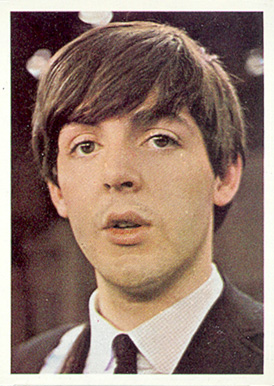
#> input picture mccartney_color_noisy.jpg, 274 x 386 px
$ jupyter execute --allow-errors 'Basics of Computer Vision using OpenCV.ipynb'   (older library calls are emulated)
#> lines starting #> are read from the running program, lines starting #| are printed output that depends on the picture; after the words box and inside, x2 and y2 are one past the last pixel; in counts of white or black regions, pixels touching at a corner belong together
## Basics of Computer Vision: an interactive tutorial using OpenCV

Computer vision is a sector of artificial intelligence that is concerned with making computers capable of ‘understanding’ visual content. On the surface, the process of how we see the world and how computers perceive it are very similar. Our eyes act as visual inputs to our brain by receiving light and translating it into electrical pulses. The brain is required to process these electrical pulses to produce an image.

Computers do not ‘see’ images just like our eyes do not ‘see’ the world.  Similarly to how our brain operates, computers receive electrical pulses that are converted to bits of information. The major difference is that the human brain is much more powerful than computers, especially in terms of analytical reasoning. Computers are not able to naturally ‘understand’ things. That is one of the reasons why we have developed a field of artificial intelligence and why computer vision is an important component of the field.

In this tutorial we will first start by having an overview of the composition of an image and what kind of data we can extract from it. Afterwards we will move to basic operations we can conduct on images. We will then look into feature isolation and extraction. Finally we will end with a discussion on real world applications of computer vision, what the future might entail, and available resources for further learning.

## Prerequisites

***Knowledge***
* Basic understanding of matrices
* Basic knowledge on statistics
* Familiarity with Python & programming

***Software***
* Anaconda distribution (includes Python, Jupyter Notebook, etc.)
* Python 3.6.3
* OpenCV-python 3.4.3.18
* Jupyter
* Numpy 1.15.4

## Properties of an Image

Images are represented by a matrix for each primary color. RGB (red blue green) is the convention for color representation, but in OpenCV they use the BGR order. The individual values in these matrices go from 0 to 255 to represent color intensity, where 0 means no color and 255 is the maximum brightness. An isolated bright blue pixel could be represented by (255, 0, 0), a green one by (0, 255, 0), red by (0, 0, 255), and all other colors by a combination of the three values, such as purple (240, 32, 160).

Since we have three color, we're able to seperate the picture into its individual color components. These individual matrices are called color channels. This can be a useful operation when we're trying to work with a specific color.

[cell 1]
import cv2
import numpy as np

# download this image at: http://www.vintagecardprices.com/pics/3287/189069.jpg
img = cv2.imread('mccartney_color_noisy.jpg')
#> img is the input picture: shape (386, 274, 3); mean B, G, R 110.7, 122.1, 147

# adjust if neccessary for your own screen using fx & fy
img = cv2.resize(img, None, fx=0.8, fy=0.8)
#> img: shape (309, 219, 3)

# B G R values at the top left corner
#> (the rest of this cell did not finish here and is left out)

### Grayscale

It might come as a surprise, but images are often converted to grayscale when doing computer vision. The reasoning is that color information doesn’t play a big factor in analyzing most images. For example, if we are trying to find edges around an object, we would look at a difference of intensity from one pixel to the other, which is independent of color composition. Given that we are converting from a 3 color matrix to a single color channel (gray), we are also removing data that might be irrelevant, thus increasing the speed of our computation. This becomes essential when working with big projects such as neural networks.

To allow users to better view the results of this tutorial, we will be avoiding converting to grayscale unless required.

### Histogram

Histograms are a good way of getting information from an image. We can tell if the image is well balanced in terms of contrast levels, we can get an idea of the saturation levels, etc. One of the practical outcomes from using histograms is that it can indicate to us when there's an imbalance (gray levels for example) that can potentially be corrected. Histograms can also help us determine an appropriate threshold value when converting an image to black and white (binary).

A popular library used to create histograms is matplotlib. Since this tutorial will be focusing on OpenCV, and to avoid introducing another library/dependency, we will skip the analysis of histograms in this tutorial. Resources for further reading on histograms and image analysis are provided in the last section of this tutorial.

[cell 2]
import cv2
import numpy as np

# download this image here:
# https://us.123rf.com/450wm/annasea/annasea1705/annasea170500668/78910522-without-words-handwritten-text-on-blue-and-white-striped-background-vector-.jpg?ver=6
img_original = cv2.imread('text_color_bad_res.jpg')
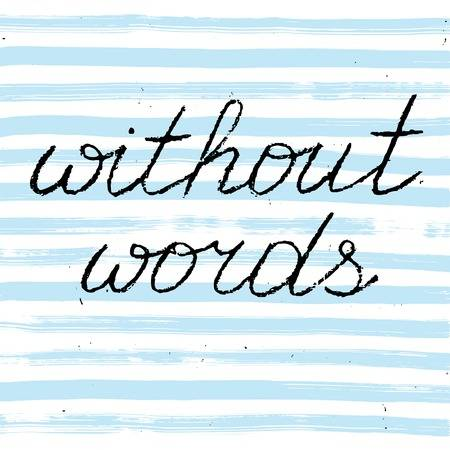
#> input picture text_color_bad_res.jpg, 450 x 450 px
#> img_original is the input picture: shape (450, 450, 3); mean B, G, R 238, 232.8, 217.7

# resize to fit your screen using fx and fy parameters
img_original = cv2.resize(img_original, None, fx=0.6, fy=0.6)
#> img_original: shape (270, 270, 3)

# grayscale conversion
img_grayscale = cv2.cvtColor(img_original, cv2.COLOR_BGR2GRAY)

# we use 100 as our manually picked value for this threshold example
ret_val, img_th = cv2.threshold(img_grayscale, 100, 255, cv2.THRESH_BINARY)
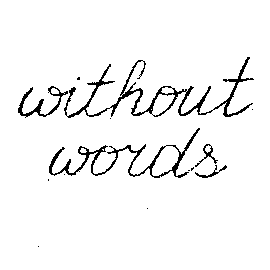
#> img_th: shape (270, 270); 95.6% white; black in thin lines or dots, all inside (x1, y1, x2, y2) = (18, 57, 254, 247)

'''
Adaptive gaussian thresholding
The last two parameters (11 and 2) are the blockSize and C (constant) parameters.
blockSize: Size of a pixel neighborhood that is used to calculate a threshold value
C: Constant subtracted from the mean or weighted mean
We will understand the importance of neighbouring pixels when we go over
what filters/kernels are in the next section.
'''
img_athg = cv2.adaptiveThreshold(img_grayscale, 255, cv2.ADAPTIVE_THRESH_GAUSSIAN_C,\
            cv2.THRESH_BINARY, 21, 29)
#> img_athg: shape (270, 270); 94.9% white; black in thin lines or dots

# put grayscale, threshold and adaptive threshold images next to each other
compare_imgs = np.hstack((img_grayscale, img_th, img_athg))

# show comparisons and original image
cv2.imshow('original_image', img_original)
cv2.imshow('gray_and_binary', compare_imgs)

# press any key to close the opened image frames
cv2.waitKey(0)
cv2.destroyAllWindows()

## Image Operations

OpenCV allows us to do a lot of basic image operations such as drawing over images, adding text, etc. But in this tutorial, we will be focusing on some of the more interesting operations that are commonly used in computer vision.

### Morphological Operations

"Morphology is a branch of biology dealing with the study of the form and structure of organisms and their specific structural features."  *Morphology (biology) - Wikipedia*

In computer vision, morphological operations consist of the modification of an image depending on a provided structure (shape) and the chosen operation. The main two operations are dilation and erosion. Dilation is the process of expanding an existing shape. Erosion is the reverse operation. The provided structure determines the amount of dilation or erosion.

For example, lets say we have a simple binary image (0 = white, 1 = black) that is represented by the following array: [1 0 0 1 1 0 0 0 1 0]. Lets further assume we will use the following structure for our operations: [0 1 1]. In both operations, we place the center of our structure on the existing black pixels of the original image.

In dilation, we add the structure (results > 1 stay as 1) and produce the following result:
[1 1 0 1 1 1 0 0 1 1]. We can see that it has effectively expanded (dilated) our image.

In erosion, we only keep the pixels if they can fit the whole structure using their neighbouring pixels. We get the following result: [0 0 0 1 0 0 0 0 0 0]. The 4th pixel is kept since it the pixel to its left was 0 and the pixel to the right was a 1, thus matching the shape of [0 1 1]. The following pixel was however discarded since it did not fit the shape. We can see that this effectively reduces (erodes) our image.

*** In OpenCV, the foreground is actually considered to be white pixels instead of black pixels like shown in my above example, so dilation would expand white pixels (0) and erosion would reduce them. Due to this, I will invert the example image used below before doing the morphologlical operations, such that black pixels become white. In the end I will revert them back to their original white and black pixels. ***

[cell 3]
import cv2
import numpy as np

# download this image here:
# https://us.123rf.com/450wm/annasea/annasea1705/annasea170500668/78910522-without-words-handwritten-text-on-blue-and-white-striped-background-vector-.jpg?ver=6
img_original = cv2.imread('text_color_bad_res.jpg')

# resize to fit your screen using fx and fy parameters
img_original = cv2.resize(img_original, None, fx=0.8, fy=0.8)
#> img_original: shape (360, 360, 3)

# color -> grayscale -> inverted binary (white=black, black=white)
img_grayscale = cv2.cvtColor(img_original, cv2.COLOR_BGR2GRAY)
#> img_grayscale: shape (360, 360)
ret_val, img_binary = cv2.threshold(img_grayscale, 100, 255, cv2.THRESH_BINARY_INV)
#> img_binary: shape (360, 360); 4.4% white; 22 white regions (15 under 20 px), largest, box (x1, y1, x2, y2) and area: (86, 76, 338, 158) 2728, (65, 170, 267, 238) 1869, (24, 115, 91, 157) 630

# we will use a cross shape for our structuring element
shape = cv2.getStructuringElement(cv2.MORPH_CROSS, (3,3))
print(shape)

# dilation and erosion operations
img_dilation = cv2.dilate(img_binary, shape, iterations=1)
#> img_dilation: shape (360, 360); 6.9% white; 11 white regions (8 under 20 px), largest, box (x1, y1, x2, y2) and area: (23, 75, 339, 159) 5343, (64, 169, 303, 239) 3566, (102, 101, 108, 108) 34
img_erosion = cv2.erode(img_binary, shape, iterations=1)
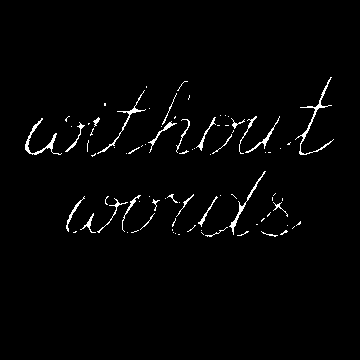
#> img_erosion: shape (360, 360); 1.9% white in thin lines or dots, all inside (x1, y1, x2, y2) = (25, 77, 334, 237)

# converting back to original binary colors
ret_val, img_binary = cv2.threshold(img_binary, 100, 255, cv2.THRESH_BINARY_INV)
ret_val, img_dilation = cv2.threshold(img_dilation, 100, 255, cv2.THRESH_BINARY_INV)
ret_val, img_erosion = cv2.threshold(img_erosion, 100, 255, cv2.THRESH_BINARY_INV)

# show images side by side (erosion, original, dilation)
compare_imgs = np.hstack((img_erosion, img_binary, img_dilation))
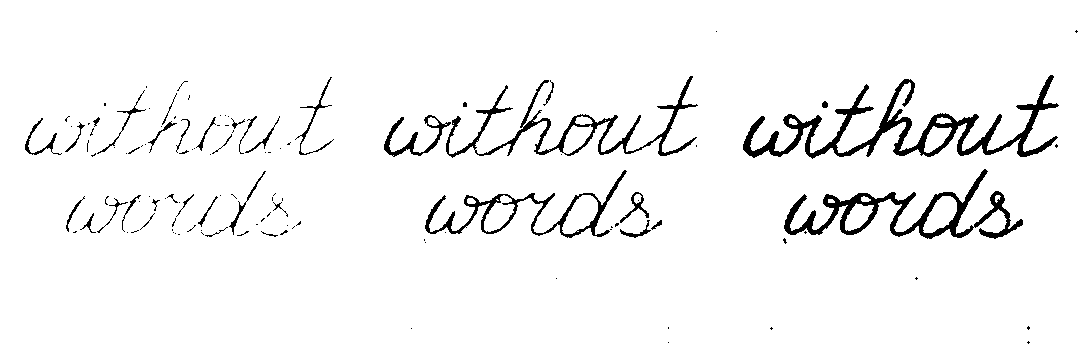
#> compare_imgs: shape (360, 1080); 95.6% white; 120 black regions (83 under 20 px), largest, box (x1, y1, x2, y2) and area: (743, 75, 1059, 159) 5343, (784, 169, 1023, 239) 3566, (446, 76, 698, 158) 2728
cv2.imshow('morphological_operations', compare_imgs)

# press any key to close the opened image frames
cv2.waitKey(0)
cv2.destroyAllWindows()

### Filters \ Kernels

As we have seen in the introduction, images are represented by pixel matrices. A kernel (also known as a filter) is a matrix composed of weights that is used to modify images. Essentially, a kernel can be viewed as a window that moves pixel to pixel and modifies the central pixel by applying its (the kernel’s) weights to all the pixels inside the window and assigning the resulting sum to the central pixel. Since a kernel needs a neighbourhood around the pixel it is operating on (the central pixel), the width (x-dimension) and height (y-dimension) of a kernel has to be odd (3x3, 3x5, 9x3, etc). It is also important to note that as a kernel is being applied, it is assigning the resulting pixels to a new matrix in order to not modify the original image as it is being operated on.

The values (weights) inside the kernel depend on what effect we are trying to achieve. For example, a simple blur could be done by having a 3x3 kernel composed of (1/9) weights. This kernel would pass through each pixel and modify it to be the average of the surrounding 3x3 window (neighbourhood). The resulting image would be a blurry version of its previous self.

In general, smoothing/blurring an image can remove unwanted noise, but in turn diminishes the level of detail in the image. The effectiveness of a filter depends on the image and what we are trying to accomplish. In this tutorial we will show how to apply a Gaussian blur and a bilateral filter.

[cell 4]
import cv2
import numpy as np

# download this image at: http://www.vintagecardprices.com/pics/3287/189069.jpg
img = cv2.imread('mccartney_color_noisy.jpg')

# resize to fit your screen using fx and fy parameters
img = cv2.resize(img, None, fx=0.8, fy=0.8)

'''
The weight values in the Gaussian blur kernel is determined by
the standard deviation.The idea is to associate more importance (weight)
to the pixels that are more relevant (close) to the central pixel.

'''
img_gb1 = cv2.GaussianBlur(img, (3, 3), 0)
img_gb2 = cv2.GaussianBlur(img, (5, 5), 0)
img_gb3 = cv2.GaussianBlur(img, (7, 7), 0)

'''
A bilateral filter smooths an image but tries to perserve edges.
This is done by not only taking into account the distance of the neighbouring
pixels (Gaussian blur), but also their similarity (color intensity, etc).

'''
img_bf1 = cv2.bilateralFilter(img, 3, 31, 31)
img_bf2 = cv2.bilateralFilter(img, 7, 31, 31)
img_bf3 = cv2.bilateralFilter(img, 11, 31, 31)

# put images side by side for easy comparison
compare_gb = np.hstack((img, img_gb1, img_gb2, img_gb3))
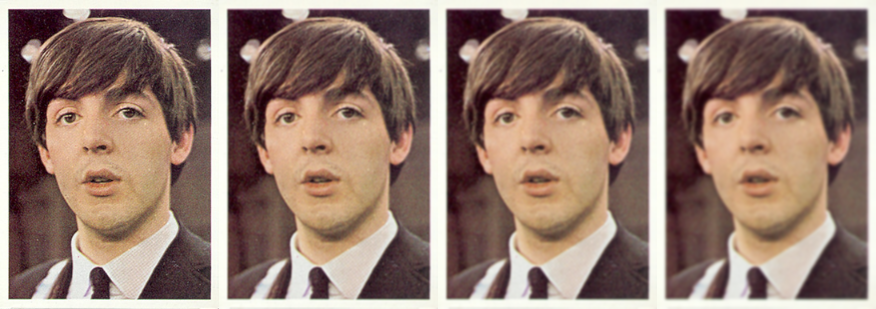
#> compare_gb: shape (309, 876, 3); mean B, G, R 110.7, 122.1, 147
compare_bf = np.hstack((img, img_bf1, img_bf2, img_bf3))

# show images
cv2.imshow('gaussian_blur', compare_gb)
cv2.imshow('bilateral_filter', compare_bf)

# press any key to close the opened image frames
cv2.waitKey(0)
cv2.destroyAllWindows()

## Feature Detection

Our eyes are naturally drawn to interesting focal points in the world around us. In computer vision, we try to emulate the same logic with what we call feature detection. Feature detection is the process of finding 'interesting' points in an image by analyzing its surroundings. These features are typically blob shapes, corners and edges.

### Edge Detection

Edge detection is one of the most important features we can detect in an image. There are many different approaches and algorithms to find edges in an image, but the general concept relies on identifying discontinuities in intensity. Edge detection uses kernels to find these changes in brightness. The weights of the kernel depend on the algorithm we employ.

To get a sense of how edge detection works, lets work through a simple example. Lets assume we have a 1x3 kernel [1 0 -1] and a grayscale 1D image [10 10 20 50 10 10 10 20 10 10].

Passing this filter through the image wherever it fits (ignoring the first and last pixels since the kernel can't fit completely) and calculating the resulting sum, we get the following result: [-10 -40 10 40 0 -10 0 10]. If we then use a threshold to convert our result to a binary image, we can see the isolated edges. Using the absolute value of 30 as a threshold, we get the following image: [0 1 0 1 0 0 0 0]. This result clearly shows where the edges are for this simple image.

***We will quickly go over two OpenCV edge detection functions below. I encourage you to research these algorithms (sobel, canny) and play around with the parameters!***

[cell 5]
import cv2

# download this image at: http://www.vintagecardprices.com/pics/3287/189069.jpg
# '0' flag reads image as a grayscale
img = cv2.imread('mccartney_color_noisy.jpg', 0)
#> img: shape (386, 274); min 0, max 255, mean 128.3

# resize to fit your screen using fx and fy parameters
img = cv2.resize(img, None, fx=0.9, fy=0.9)
#> img: shape (347, 247)

# clean noise from image
img_bf = cv2.bilateralFilter(img, 11, 31, 31)
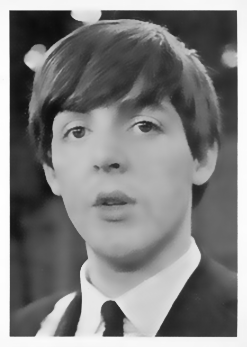
#> img_bf: shape (347, 247); min 13, max 254, mean 128.3

# sobel edge detection
img_sobel = cv2.Sobel(img_bf, cv2.CV_16U, 1, 1, ksize=9)

# canny edge detection (low and high threshold required)
img_canny = cv2.Canny(img_bf, 75, 150)
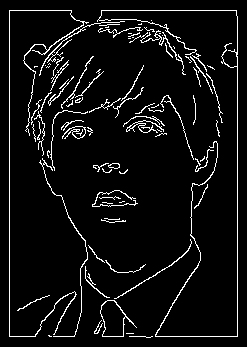
#> img_canny: shape (347, 247); 6.1% white in thin lines or dots, all inside (x1, y1, x2, y2) = (9, 10, 238, 338)

# show images and the outputs of the edge detection
cv2.imshow('original', img_bf)
cv2.imshow('sobel', img_sobel)
cv2.imshow('canny', img_canny)

# press any key to close opened picture frames
cv2.waitKey(0)
cv2.destroyAllWindows()

### Face Detection

Face recognition might be the most known application of feature detection. We have all been exposed to this component of computer vision in one way or another. Popular websites and applications, such as Facebook and Snapchat, use it to track your face and add interesting animations over it. Digital cameras have been using face detection for years in order to optimize their autofocus. There are so many real world applications, but how do they work? In this section, we'll go over one of the famous algorithms, the Viola-Jones algorithm.

The Viola-Jones algorithm uses a classifier to detect objects. The classifier is trained on a lot of positive images (what we are trying to classify) and a bunch of negative images (not what we are looking for). For face recognition, it uses a large set of features, which it has learned through machine learning, to determine if there is a face present. These features are similar to the kernels we have seen in the edge detection section as they look at difference in pixel intensity.

These facial features are attributes that are common to all faces. For example, our eyes are usually brighter (lighter) than our eye-brows (darker). The bridge of the nose is brighter than the side edges, etc.

The algorithm passes through the image and goes through a checklist of these features. As soon as the area it is looking at doesn't satisfy a set of features, it is discarded as being not a face. This is done to improve computational effiency. There are a lot of other details that allows the algorithm to run quickly, but I will invite you to read more on this algorithm through the provided links in the 'further learning resources' section. Below we will see the OpenCV implementation of this algorithm.

[cell 6]
import cv2

# download this image at: http://www.vintagecardprices.com/pics/3287/189069.jpg
single_face = cv2.imread('mccartney_color_noisy.jpg')

# download this image at: https://www.better-records.com/zoom_img/_1271109403.jpg
multi_faces = cv2.imread('beatles_noisy.jpg')
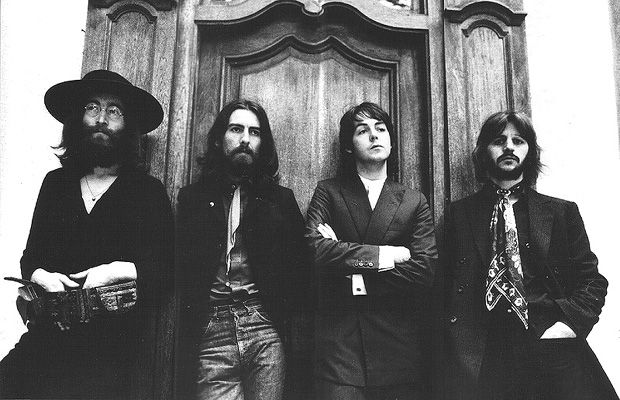
#> input picture beatles_noisy.jpg, 620 x 400 px
#> multi_faces is the input picture: shape (400, 620, 3); min 0, max 255, mean 110.7

# save the below cascade file under the same repository as this notebook
# https://raw.githubusercontent.com/opencv/opencv/master/data/haarcascades/haarcascade_frontalface_default.xml
faceCascade = cv2.CascadeClassifier("haarcascade_frontalface_default.xml")

# using the classifier to detect faces
faces1 = faceCascade.detectMultiScale(single_face, scaleFactor=1.1, minNeighbors=5, minSize=(30, 30), flags=cv2.CASCADE_SCALE_IMAGE)
#> faces1 = [[26, 70, 196, 196]]
faces2 = faceCascade.detectMultiScale(multi_faces, scaleFactor=1.01, minNeighbors=5, minSize=(40, 40), flags=cv2.CASCADE_SCALE_IMAGE)
#> faces2 = [[217, 110, 54, 54], [348, 109, 51, 51], [481, 118, 57, 57], [11, 36, 162, 162]]

# this will draw a green rectangle over the detected face(s)
for(x, y, w, h) in faces1:
    cv2.rectangle(single_face, (x, y), (x+w, y+h), (0, 255, 0), 2)
#> this loop made 1 pass
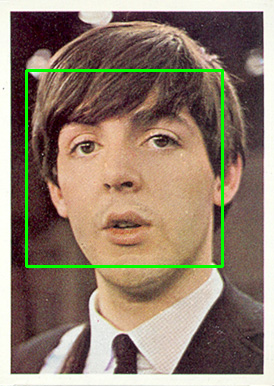
#> single_face: shape (386, 274, 3); 2.22% of pixels changed, all inside (x1, y1, x2, y2) = (25, 69, 224, 268)
for(x, y, w, h) in faces2:
    cv2.rectangle(multi_faces, (x, y), (x+w, y+h), (0, 255, 0), 2)
#> this loop made 4 passes
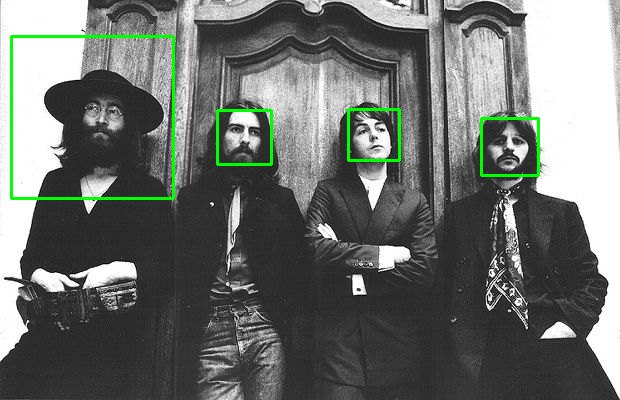
#> multi_faces: shape (400, 620, 3); 1.56% of pixels changed, all inside (x1, y1, x2, y2) = (10, 35, 540, 200)

# show the original image with the detected face(s)
cv2.imshow('single_face', single_face)
cv2.imshow('multi_faces', multi_faces)

# press any key to close the opened image frames
cv2.waitKey(0)
cv2.destroyAllWindows()
